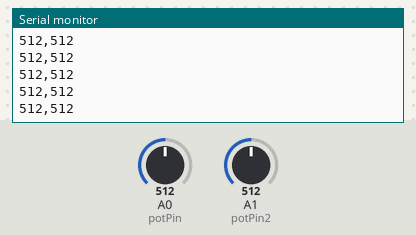
This sketch was run on a simulated Arduino Uno, built with avr-gcc and run on an emulated ATmega328P. Parts: the last lines printed to the serial monitor. The test bench sets the inputs (shaded band); at power-on: A0 (potPin) = 512, A1 (potPin2) = 512.

Above: at 1.2 s.
1.3 s: A0 (potPin) set to 716
At 1.31 s:
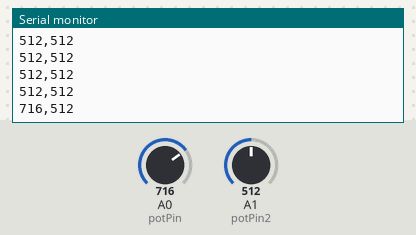
2.8 s: A1 (potPin2) set to 716
At 2.82 s:
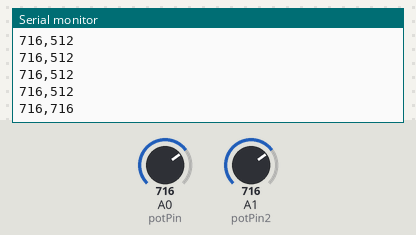
4.3 s: A0 (potPin) set to 900
At 4.33 s:
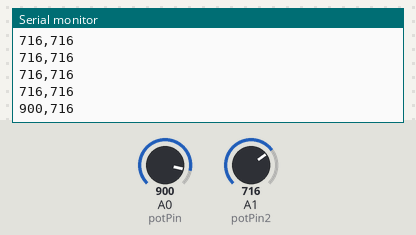
5.8 s: A1 (potPin2) set to 900
At 5.84 s:
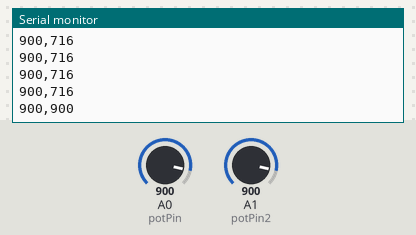
Timing chart, 0 to 8.3 s (numbered marks = the images above; inputs shaded):
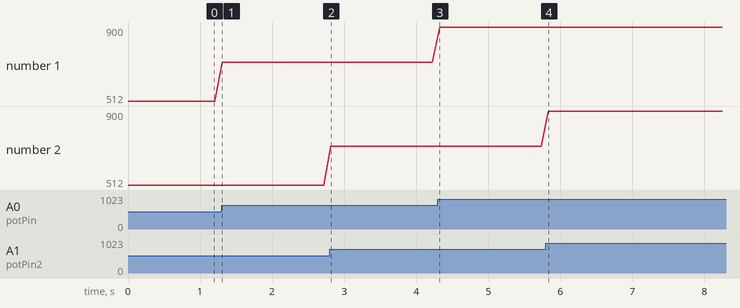

Measured:
- after the input at 1.3 s, the serial monitor: prints a new line at once (image 1)
- after the input at 2.8 s, the serial monitor: prints a new line at once (image 2)
- after the input at 4.3 s, the serial monitor: prints a new line at once (image 3)
- after the input at 5.8 s, the serial monitor: prints a new line at once (image 4)
- plotted number 1: 512 → 716 after the input at 1.3 s, 716 → 900 after the input at 4.3 s

The sketch:

AnalogReadTwoPotentiometers.ino
```cpp
const int potPin = A0;
const int potPin2 = A1;
const int BAUD_RATE = 9600;

void setup()
{
  Serial.begin(BAUD_RATE);
}

void loop()
{
  // Get the current pot value
  int pot1Value = analogRead(potPin);
  int pot2Value = analogRead(potPin2);

  Serial.print(pot1Value);
  Serial.print(",");
  Serial.println(pot2Value);

  // Delay
  delay(100);
}
```
